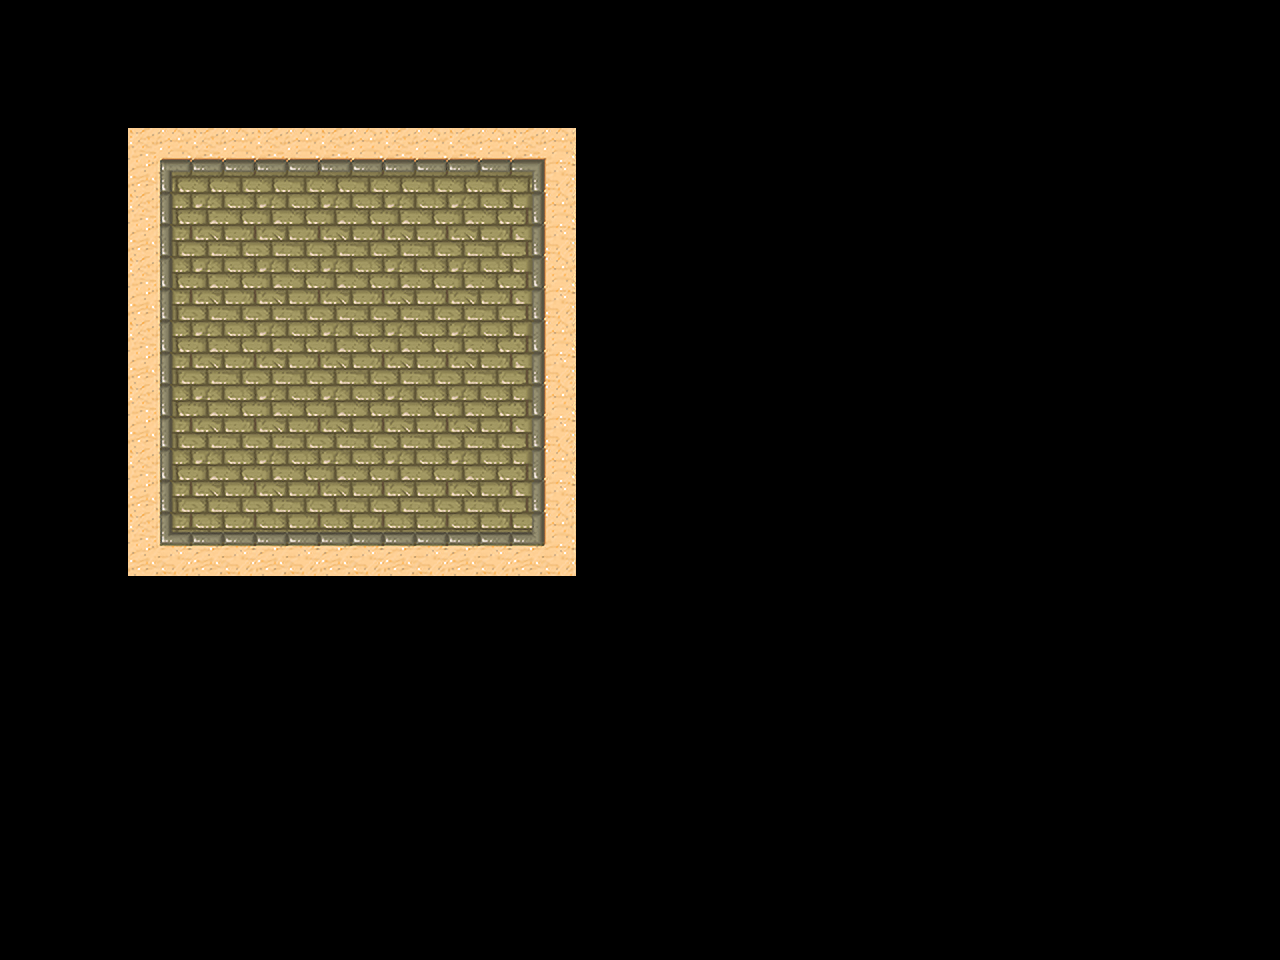

Rendered tile map (Tiled .tmx) drawn with the repository's tilesets; below, a short description and the full map source, tile grids included:
An orthogonal 20x15 tile map with 64x64 px tiles, 2 tile layers (Block, Road), 4 tilesets and 17 objects.

<map version="1.5" tiledversion="1.6.0" orientation="orthogonal" renderorder="right-down" width="20" height="15" tilewidth="64" tileheight="64" infinite="0" nextlayerid="10" nextobjectid="991">
 <tileset firstgid="1" name="MapImage1" tilewidth="64" tileheight="64" tilecount="63" columns="9">
  <image source="../MapImage1.png" width="576" height="448" />
 </tileset>
 <tileset firstgid="64" name="role" tilewidth="64" tileheight="64" tilecount="1" columns="1">
  <image source="../role.png" width="64" height="64" />
 </tileset>
 <tileset firstgid="65" name="box1" tilewidth="64" tileheight="64" tilecount="1" columns="1">
  <image source="../box1.png" width="64" height="64" />
 </tileset>
 <tileset firstgid="66" name="point" tilewidth="64" tileheight="64" tilecount="1" columns="1">
  <image source="../point4.png" width="64" height="64" />
 </tileset>
 <layer id="1" name="Block" width="20" height="15">
  <data encoding="csv">
0,0,0,0,0,0,0,0,0,0,0,0,0,0,0,0,0,0,0,0,
0,0,0,0,0,0,0,0,0,0,0,0,0,0,0,0,0,0,0,0,
0,0,1,2,2,2,2,2,3,0,0,0,0,0,0,0,0,0,0,0,
0,0,10,0,0,0,0,0,12,0,0,0,0,0,0,0,0,0,0,0,
0,0,10,0,0,0,0,0,12,0,0,0,0,0,0,0,0,0,0,0,
0,0,10,0,0,0,0,0,12,0,0,0,0,0,0,0,0,0,0,0,
0,0,10,0,0,0,0,0,12,0,0,0,0,0,0,0,0,0,0,0,
0,0,10,0,0,0,0,0,12,0,0,0,0,0,0,0,0,0,0,0,
0,0,19,20,20,20,20,20,21,0,0,0,0,0,0,0,0,0,0,0,
0,0,0,0,0,0,0,0,0,0,0,0,0,0,0,0,0,0,0,0,
0,0,0,0,0,0,0,0,0,0,0,0,0,0,0,0,0,0,0,0,
0,0,0,0,0,0,0,0,0,0,0,0,0,0,0,0,0,0,0,0,
0,0,0,0,0,0,0,0,0,0,0,0,0,0,0,0,0,0,0,0,
0,0,0,0,0,0,0,0,0,0,0,0,0,0,0,0,0,0,0,0,
0,0,0,0,0,0,0,0,0,0,0,0,0,0,0,0,0,0,0,0
</data>
 </layer>
 <layer id="3" name="Road" width="20" height="15">
  <data encoding="csv">
0,0,0,0,0,0,0,0,0,0,0,0,0,0,0,0,0,0,0,0,
0,0,0,0,0,0,0,0,0,0,0,0,0,0,0,0,0,0,0,0,
0,0,0,0,0,0,0,0,0,0,0,0,0,0,0,0,0,0,0,0,
0,0,0,11,11,11,11,11,0,0,0,0,0,0,0,0,0,0,0,0,
0,0,0,11,11,11,11,11,0,0,0,0,0,0,0,0,0,0,0,0,
0,0,0,11,11,11,11,11,0,0,0,0,0,0,0,0,0,0,0,0,
0,0,0,11,11,11,11,11,0,0,0,0,0,0,0,0,0,0,0,0,
0,0,0,11,11,11,11,11,0,0,0,0,0,0,0,0,0,0,0,0,
0,0,0,0,0,0,0,0,0,0,0,0,0,0,0,0,0,0,0,0,
0,0,0,0,0,0,0,0,0,0,0,0,0,0,0,0,0,0,0,0,
0,0,0,0,0,0,0,0,0,0,0,0,0,0,0,0,0,0,0,0,
0,0,0,0,0,0,0,0,0,0,0,0,0,0,0,0,0,0,0,0,
0,0,0,0,0,0,0,0,0,0,0,0,0,0,0,0,0,0,0,0,
0,0,0,0,0,0,0,0,0,0,0,0,0,0,0,0,0,0,0,0,
0,0,0,0,0,0,0,0,0,0,0,0,0,0,0,0,0,0,0,0
</data>
 </layer>
 <objectgroup id="9" name="entity">
  <object id="974" gid="66" x="192" y="256" width="64" height="64" />
  <object id="975" gid="66" x="448" y="256" width="64" height="64" />
  <object id="976" gid="66" x="320" y="512" width="64" height="64" />
  <object id="977" gid="66" x="256" y="448" width="64" height="64" />
  <object id="978" gid="66" x="384" y="448" width="64" height="64" />
  <object id="979" gid="66" x="192" y="384" width="64" height="64" />
  <object id="980" gid="66" x="320" y="256" width="64" height="64" />
  <object id="981" gid="66" x="448" y="384" width="64" height="64" />
  <object id="982" gid="65" x="256" y="384" width="64" height="64" />
  <object id="983" gid="65" x="384" y="384" width="64" height="64" />
  <object id="984" gid="65" x="320" y="448" width="64" height="64" />
  <object id="985" gid="65" x="320" y="512" width="64" height="64" />
  <object id="986" gid="65" x="320" y="320" width="64" height="64" />
  <object id="987" gid="65" x="320" y="256" width="64" height="64" />
  <object id="988" gid="65" x="192" y="384" width="64" height="64" />
  <object id="989" gid="65" x="448" y="384" width="64" height="64" />
  <object id="990" gid="64" x="192" y="512" width="64" height="64" />
 </objectgroup>
</map>
